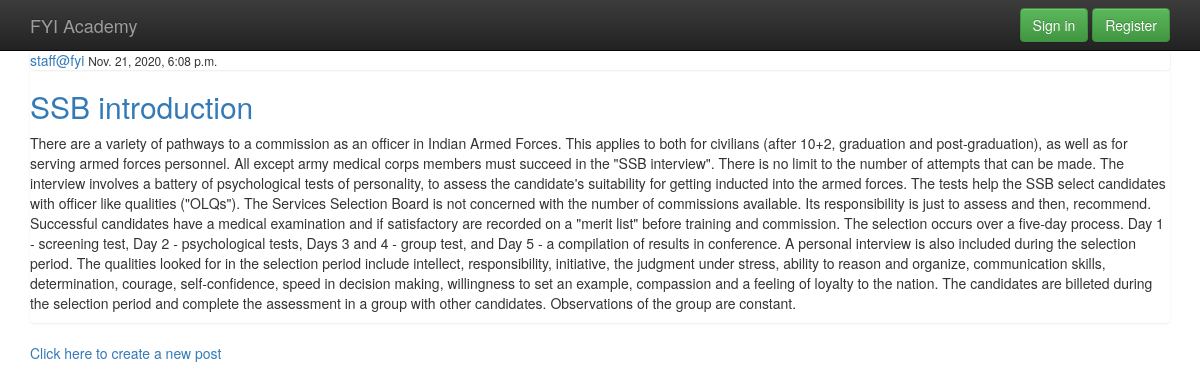
The app's page /ssb, older data.
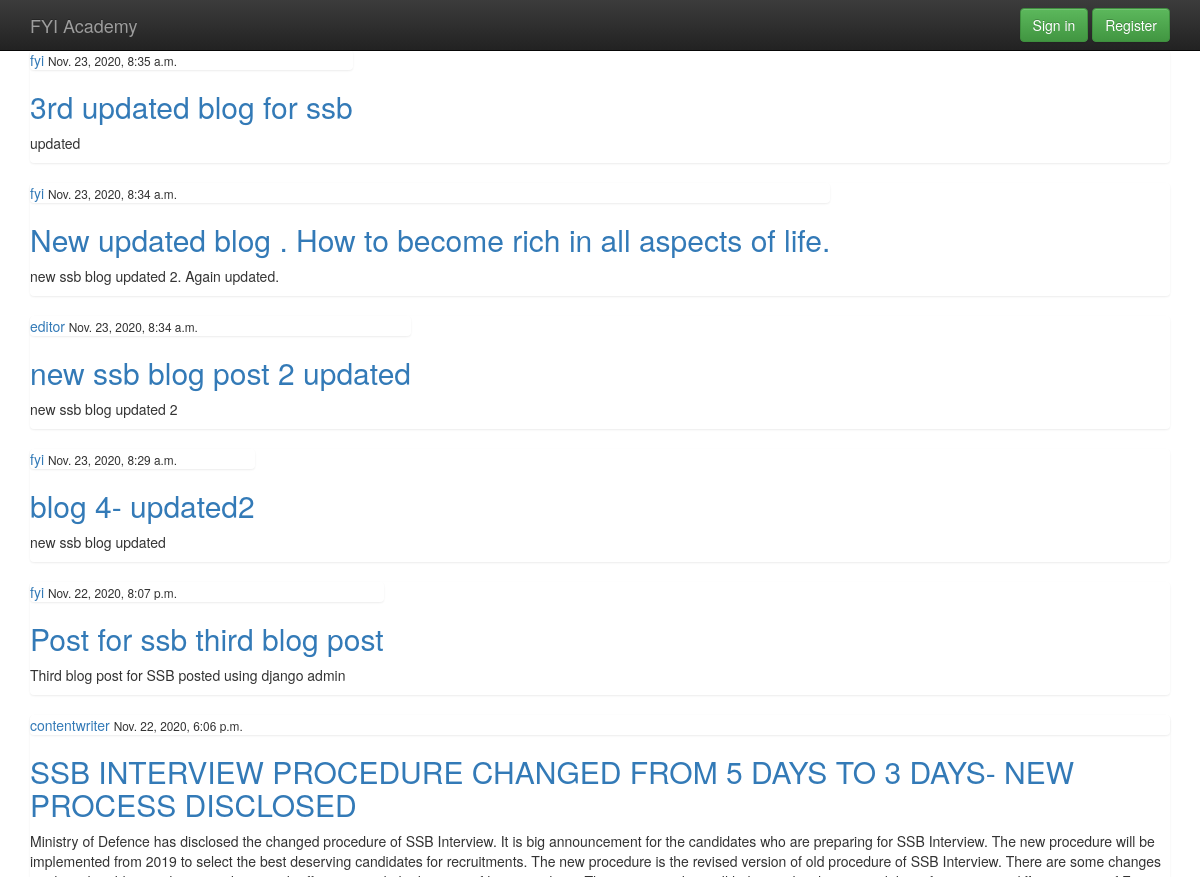
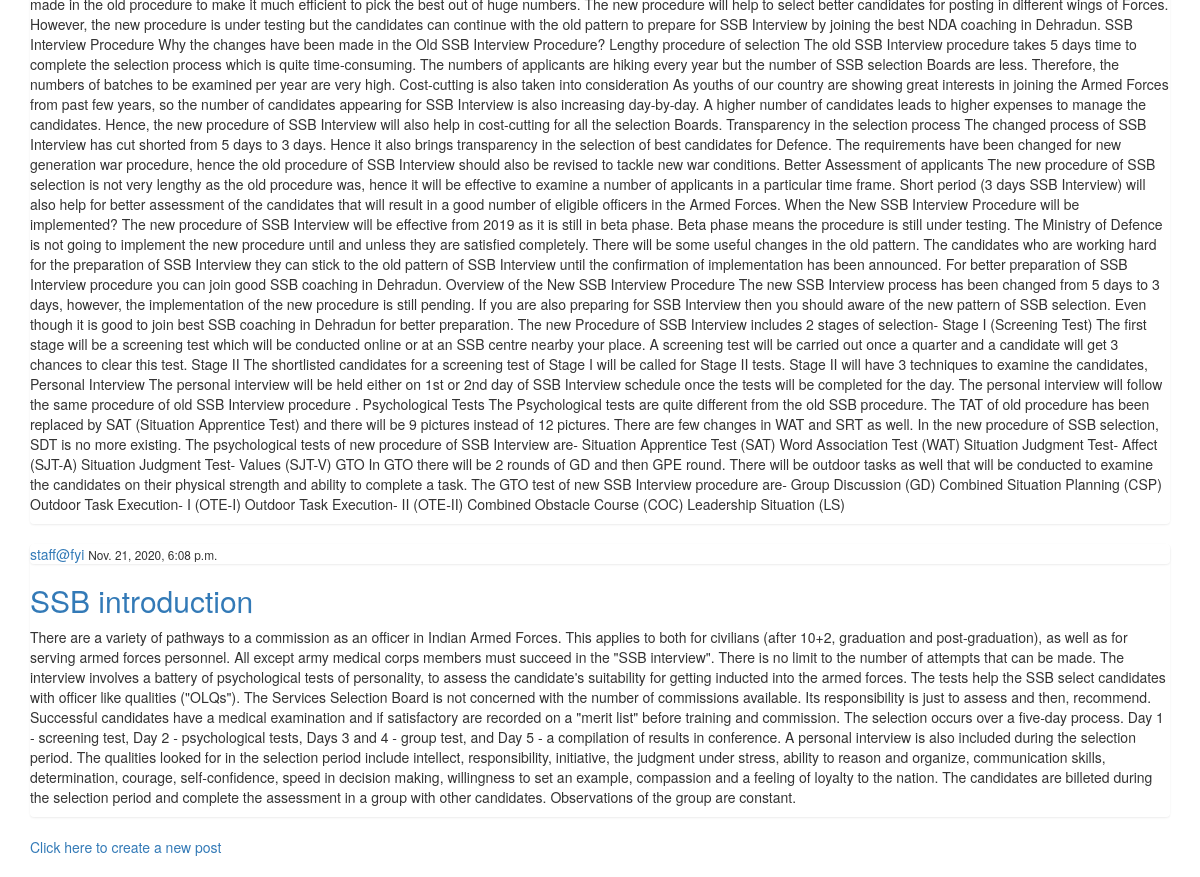
The same page, newer data (2 pictures, top to bottom).
### blog/models.py (models this page shows, shortened)
class Post_ssb(models.Model):
	title = models.CharField(max_length=100)
	content = models.TextField()
	date_posted = models.DateTimeField(default=timezone.now)
	author = models.ForeignKey(User, on_delete=models.CASCADE)

### blog/views.py (the view)
# urls.py: path('ssb', Post_ssbListView.as_view(), name='ssb'),
class Post_ssbListView(ListView):
	model = Post_ssb
	template_name = 'blog/ssb.html'
	context_object_name = 'post_ssb'
	ordering = ['-date_posted']

### blog/templates/blog/ssb.html (shortened to what this page needs)
{% extends "blog/base.html" %}
<section class="container">
	{% for post in post_ssb %}
	<div class="list-group">
	 <article>
	 	<div class="media-body">
	 		<div class="list-group">
	 			<a href="#">{{ post.author }}</a>
	 			<small>{{ post.date_posted}}</small>
	 		</div>
	 		<h2><a href="{% url 'post_ssb-detail' post.id %}">{{ post.title }}</a></h2>
	 		<p>{{ post.content }}</p>
	 	</div>
	 </article>
	</div>
{% endfor %}
</section>
<section class="container">
	<div c>
	<section>
		<a href="{% url 'post-create' %">Click here to create a new post</a>
	</section>
	</div>
</section>

### blog/templates/blog/base.html (shortened to what this page needs)
<!doctype html>
<html class="no-js" lang="">
    <head>
        <link rel="stylesheet" href="/static/blog/css/bootstrap.min.css">
        <link rel="stylesheet" href="/static/blog/css/bootstrap-theme.min.css">
        <link rel="stylesheet" href="/static/blog/css/main.css">
    </head>
    <body>
    <nav class="navbar navbar-inverse navbar-fixed-top" role="navigation">
      <div class="container">
        <div class="navbar-header">
          <a class="navbar-brand" href="/">FYI Academy</a>
        </div>
        <div id="navbar" class="navbar-collapse collapse">
            {% if user.is_authenticated %}
                <form class="navbar-form navbar-right" role="form">
                  <a class="btn btn-success" href="{% url 'profile' %}" role="button">Profile</a>
                  <a class="btn btn-success" href="{% url 'logout' %}" role="button">Sign out</a>
                </form>
            {% else %}
                <form class="navbar-form navbar-right" role="form">
                  <a class="btn btn-success" href="{% url 'login' %}" role="button">Sign in</a>
                  <a class="btn btn-success" href="{% url 'register' %}" role="button">Register</a>
                </form>
            {% endif %}
        </div>
      </div>
    </nav>
      {% block content %}
      {% endblock %}
    </body>
</html>

### blog/static/blog/css/main.css (style rules this page uses)
h2,h3,h4,h5,h6 { color: #b30000; }

### blog/templates/blog/base.html (style rules this page uses)
body { padding-top: 50px; padding-bottom: 20px; }

Row changes from the older to the newer data that the page shows:
added Post_ssb: author "fyi", date_posted "Nov. 23, 2020, 8:35 a.m.", title "3rd updated blog for ssb", content "updated"
added Post_ssb: author "fyi", date_posted "Nov. 23, 2020, 8:34 a.m.", title "New updated blog . How to become rich in all aspects of life.", content "new ssb blog updated 2. Again updated."
added Post_ssb: author "editor", date_posted "Nov. 23, 2020, 8:34 a.m.", title "new ssb blog post 2 updated", content "new ssb blog updated 2"
added Post_ssb: author "fyi", date_posted "Nov. 23, 2020, 8:29 a.m.", title "blog 4- updated2", content "new ssb blog updated"
added Post_ssb: author "fyi", date_posted "Nov. 22, 2020, 8:07 p.m.", title "Post for ssb third blog post", content "Third blog post for SSB posted using django admin"
added Post_ssb: author "contentwriter", date_posted "Nov. 22, 2020, 6:06 p.m.", title "SSB INTERVIEW PROCEDURE CHANGED FROM 5 DAYS TO 3 DAYS- NEW PROCESS DISCLOSED", content "Ministry of Defence has disclosed the changed procedure of SSB Interview. It is big announcement for the candidates who are preparing for SSB Interview. The new procedure will be implemented from 2019 to select the best deserving candidates for recruitments. The new procedure is the revised version of old procedure of SSB Interview. There are some changes made in the old procedure to make it much efficient to pick the best out of huge numbers. The new procedure will help to select better candidates for posting in different wings of Forces. However, the new procedure is under testing but the candidates can continue with the old pattern to prepare for SSB Interview by joining the best NDA…"
